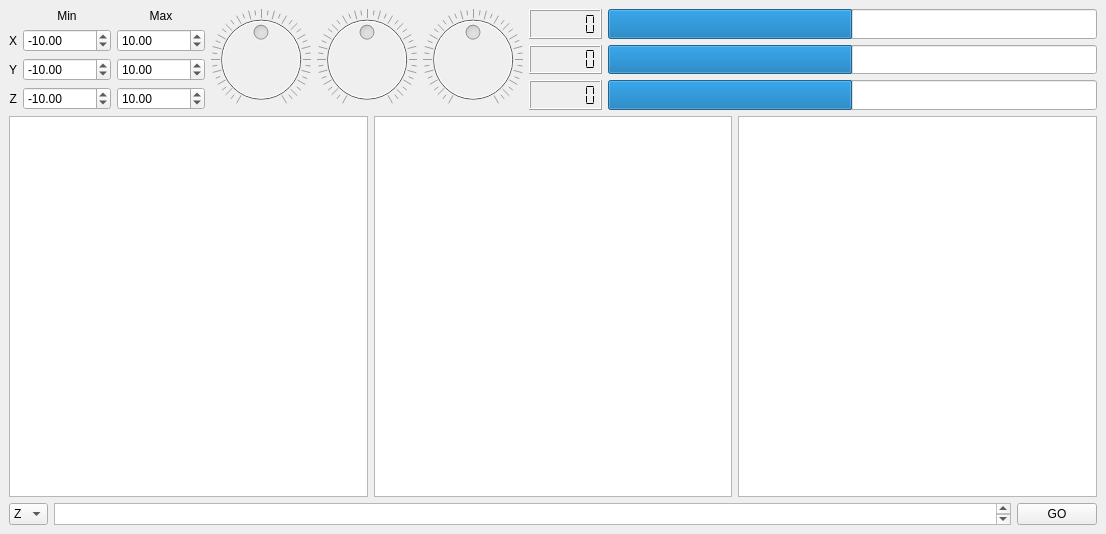
<?xml version="1.0" encoding="UTF-8"?>
<ui version="4.0">
 <class>MainWindow</class>
 <widget class="QMainWindow" name="MainWindow">
  <property name="geometry">
   <rect>
    <x>0</x>
    <y>0</y>
    <width>1106</width>
    <height>534</height>
   </rect>
  </property>
  <property name="windowTitle">
   <string>MainWindow</string>
  </property>
  <widget class="QWidget" name="centralwidget">
   <layout class="QVBoxLayout" name="verticalLayout_3" stretch="0,1,0">
    <item>
     <layout class="QHBoxLayout" name="horizontalLayout_5">
      <property name="sizeConstraint">
       <enum>QLayout::SetMinimumSize</enum>
      </property>
      <item>
       <layout class="QGridLayout" name="gridLayout">
        <property name="sizeConstraint">
         <enum>QLayout::SetMinimumSize</enum>
        </property>
        <item row="0" column="1">
         <widget class="QLabel" name="label_4">
          <property name="sizePolicy">
           <sizepolicy hsizetype="Preferred" vsizetype="Fixed">
            <horstretch>0</horstretch>
            <verstretch>0</verstretch>
           </sizepolicy>
          </property>
          <property name="text">
           <string>Min</string>
          </property>
          <property name="alignment">
           <set>Qt::AlignCenter</set>
          </property>
         </widget>
        </item>
        <item row="0" column="2">
         <widget class="QLabel" name="label_5">
          <property name="sizePolicy">
           <sizepolicy hsizetype="Preferred" vsizetype="Fixed">
            <horstretch>0</horstretch>
            <verstretch>0</verstretch>
           </sizepolicy>
          </property>
          <property name="text">
           <string>Max</string>
          </property>
          <property name="alignment">
           <set>Qt::AlignCenter</set>
          </property>
         </widget>
        </item>
        <item row="3" column="1">
         <widget class="QDoubleSpinBox" name="zmin">
          <property name="minimum">
           <double>-100000.000000000000000</double>
          </property>
          <property name="maximum">
           <double>1000000.000000000000000</double>
          </property>
          <property name="value">
           <double>-10.000000000000000</double>
          </property>
         </widget>
        </item>
        <item row="1" column="2">
         <widget class="QDoubleSpinBox" name="xmax">
          <property name="minimum">
           <double>-100000.000000000000000</double>
          </property>
          <property name="maximum">
           <double>1000000.000000000000000</double>
          </property>
          <property name="value">
           <double>10.000000000000000</double>
          </property>
         </widget>
        </item>
        <item row="3" column="2">
         <widget class="QDoubleSpinBox" name="zmax">
          <property name="minimum">
           <double>-100000.000000000000000</double>
          </property>
          <property name="maximum">
           <double>1000000.000000000000000</double>
          </property>
          <property name="value">
           <double>10.000000000000000</double>
          </property>
         </widget>
        </item>
        <item row="2" column="2">
         <widget class="QDoubleSpinBox" name="ymax">
          <property name="minimum">
           <double>-100000.000000000000000</double>
          </property>
          <property name="maximum">
           <double>1000000.000000000000000</double>
          </property>
          <property name="value">
           <double>10.000000000000000</double>
          </property>
         </widget>
        </item>
        <item row="1" column="1">
         <widget class="QDoubleSpinBox" name="xmin">
          <property name="minimum">
           <double>-100000.000000000000000</double>
          </property>
          <property name="maximum">
           <double>1000000.000000000000000</double>
          </property>
          <property name="value">
           <double>-10.000000000000000</double>
          </property>
         </widget>
        </item>
        <item row="2" column="1">
         <widget class="QDoubleSpinBox" name="ymin">
          <property name="minimum">
           <double>-100000.000000000000000</double>
          </property>
          <property name="maximum">
           <double>1000000.000000000000000</double>
          </property>
          <property name="value">
           <double>-10.000000000000000</double>
          </property>
         </widget>
        </item>
        <item row="3" column="0">
         <widget class="QLabel" name="label_3">
          <property name="text">
           <string>Z</string>
          </property>
          <property name="alignment">
           <set>Qt::AlignRight|Qt::AlignTrailing|Qt::AlignVCenter</set>
          </property>
         </widget>
        </item>
        <item row="2" column="0">
         <widget class="QLabel" name="label_2">
          <property name="text">
           <string>Y</string>
          </property>
          <property name="alignment">
           <set>Qt::AlignRight|Qt::AlignTrailing|Qt::AlignVCenter</set>
          </property>
         </widget>
        </item>
        <item row="1" column="0">
         <widget class="QLabel" name="label">
          <property name="text">
           <string>X</string>
          </property>
          <property name="alignment">
           <set>Qt::AlignRight|Qt::AlignTrailing|Qt::AlignVCenter</set>
          </property>
         </widget>
        </item>
       </layout>
      </item>
      <item>
       <layout class="QHBoxLayout" name="horizontalLayout_3">
        <property name="sizeConstraint">
         <enum>QLayout::SetMinimumSize</enum>
        </property>
        <item>
         <widget class="QDial" name="xdial">
          <property name="enabled">
           <bool>false</bool>
          </property>
          <property name="minimum">
           <number>0</number>
          </property>
          <property name="maximum">
           <number>10000</number>
          </property>
          <property name="value">
           <number>5000</number>
          </property>
          <property name="invertedAppearance">
           <bool>false</bool>
          </property>
          <property name="invertedControls">
           <bool>false</bool>
          </property>
          <property name="wrapping">
           <bool>false</bool>
          </property>
          <property name="notchTarget">
           <double>25.000000000000000</double>
          </property>
          <property name="notchesVisible">
           <bool>true</bool>
          </property>
         </widget>
        </item>
        <item>
         <widget class="QDial" name="ydial">
          <property name="enabled">
           <bool>false</bool>
          </property>
          <property name="minimum">
           <number>0</number>
          </property>
          <property name="maximum">
           <number>10000</number>
          </property>
          <property name="value">
           <number>5000</number>
          </property>
          <property name="wrapping">
           <bool>false</bool>
          </property>
          <property name="notchTarget">
           <double>25.000000000000000</double>
          </property>
          <property name="notchesVisible">
           <bool>true</bool>
          </property>
         </widget>
        </item>
        <item>
         <widget class="QDial" name="zdial">
          <property name="enabled">
           <bool>false</bool>
          </property>
          <property name="minimum">
           <number>0</number>
          </property>
          <property name="maximum">
           <number>10000</number>
          </property>
          <property name="value">
           <number>5000</number>
          </property>
          <property name="wrapping">
           <bool>false</bool>
          </property>
          <property name="notchTarget">
           <double>25.000000000000000</double>
          </property>
          <property name="notchesVisible">
           <bool>true</bool>
          </property>
         </widget>
        </item>
       </layout>
      </item>
      <item>
       <layout class="QHBoxLayout" name="horizontalLayout_2" stretch="0,1">
        <property name="sizeConstraint">
         <enum>QLayout::SetMinimumSize</enum>
        </property>
        <item>
         <layout class="QVBoxLayout" name="verticalLayout_2">
          <item>
           <widget class="QLCDNumber" name="xled">
            <property name="smallDecimalPoint">
             <bool>false</bool>
            </property>
            <property name="numDigits">
             <number>6</number>
            </property>
            <property name="segmentStyle">
             <enum>QLCDNumber::Flat</enum>
            </property>
           </widget>
          </item>
          <item>
           <widget class="QLCDNumber" name="yled">
            <property name="smallDecimalPoint">
             <bool>false</bool>
            </property>
            <property name="numDigits">
             <number>6</number>
            </property>
            <property name="segmentStyle">
             <enum>QLCDNumber::Flat</enum>
            </property>
           </widget>
          </item>
          <item>
           <widget class="QLCDNumber" name="zled">
            <property name="smallDecimalPoint">
             <bool>false</bool>
            </property>
            <property name="numDigits">
             <number>6</number>
            </property>
            <property name="segmentStyle">
             <enum>QLCDNumber::Flat</enum>
            </property>
           </widget>
          </item>
         </layout>
        </item>
        <item>
         <layout class="QVBoxLayout" name="verticalLayout">
          <property name="sizeConstraint">
           <enum>QLayout::SetMinimumSize</enum>
          </property>
          <item>
           <widget class="QProgressBar" name="xmon">
            <property name="sizePolicy">
             <sizepolicy hsizetype="Expanding" vsizetype="MinimumExpanding">
              <horstretch>0</horstretch>
              <verstretch>0</verstretch>
             </sizepolicy>
            </property>
            <property name="minimum">
             <number>0</number>
            </property>
            <property name="maximum">
             <number>10000</number>
            </property>
            <property name="value">
             <number>5000</number>
            </property>
            <property name="textVisible">
             <bool>false</bool>
            </property>
            <property name="invertedAppearance">
             <bool>false</bool>
            </property>
            <property name="textDirection">
             <enum>QProgressBar::TopToBottom</enum>
            </property>
            <property name="format">
             <string>%v</string>
            </property>
           </widget>
          </item>
          <item>
           <widget class="QProgressBar" name="ymon">
            <property name="sizePolicy">
             <sizepolicy hsizetype="Expanding" vsizetype="MinimumExpanding">
              <horstretch>2</horstretch>
              <verstretch>0</verstretch>
             </sizepolicy>
            </property>
            <property name="minimum">
             <number>0</number>
            </property>
            <property name="maximum">
             <number>10000</number>
            </property>
            <property name="value">
             <number>5000</number>
            </property>
            <property name="textVisible">
             <bool>false</bool>
            </property>
            <property name="format">
             <string>%v</string>
            </property>
           </widget>
          </item>
          <item>
           <widget class="QProgressBar" name="zmon">
            <property name="sizePolicy">
             <sizepolicy hsizetype="Expanding" vsizetype="MinimumExpanding">
              <horstretch>2</horstretch>
              <verstretch>0</verstretch>
             </sizepolicy>
            </property>
            <property name="minimum">
             <number>0</number>
            </property>
            <property name="maximum">
             <number>10000</number>
            </property>
            <property name="value">
             <number>5000</number>
            </property>
            <property name="textVisible">
             <bool>false</bool>
            </property>
            <property name="format">
             <string>%v</string>
            </property>
           </widget>
          </item>
         </layout>
        </item>
       </layout>
      </item>
     </layout>
    </item>
    <item>
     <layout class="QHBoxLayout" name="horizontalLayout_4">
      <item>
       <widget class="PlotWidget" name="xgrafo">
        <property name="sizePolicy">
         <sizepolicy hsizetype="Expanding" vsizetype="Expanding">
          <horstretch>0</horstretch>
          <verstretch>0</verstretch>
         </sizepolicy>
        </property>
       </widget>
      </item>
      <item>
       <widget class="PlotWidget" name="ygrafo"/>
      </item>
      <item>
       <widget class="PlotWidget" name="zgrafo"/>
      </item>
     </layout>
    </item>
    <item>
     <layout class="QHBoxLayout" name="horizontalLayout">
      <property name="sizeConstraint">
       <enum>QLayout::SetDefaultConstraint</enum>
      </property>
      <item>
       <widget class="QComboBox" name="cmd">
        <property name="sizePolicy">
         <sizepolicy hsizetype="Preferred" vsizetype="Minimum">
          <horstretch>0</horstretch>
          <verstretch>0</verstretch>
         </sizepolicy>
        </property>
        <item>
         <property name="text">
          <string>Z</string>
         </property>
        </item>
        <item>
         <property name="text">
          <string>Y</string>
         </property>
        </item>
        <item>
         <property name="text">
          <string>D</string>
         </property>
        </item>
        <item>
         <property name="text">
          <string>P</string>
         </property>
        </item>
        <item>
         <property name="text">
          <string>K</string>
         </property>
        </item>
        <item>
         <property name="text">
          <string>s</string>
         </property>
        </item>
        <item>
         <property name="text">
          <string>g</string>
         </property>
        </item>
        <item>
         <property name="text">
          <string>8</string>
         </property>
        </item>
        <item>
         <property name="text">
          <string>R</string>
         </property>
        </item>
       </widget>
      </item>
      <item>
       <widget class="QPlainTextEdit" name="cpar">
        <property name="sizePolicy">
         <sizepolicy hsizetype="Expanding" vsizetype="Minimum">
          <horstretch>0</horstretch>
          <verstretch>0</verstretch>
         </sizepolicy>
        </property>
        <property name="minimumSize">
         <size>
          <width>0</width>
          <height>20</height>
         </size>
        </property>
       </widget>
      </item>
      <item>
       <widget class="QPushButton" name="butDo">
        <property name="sizePolicy">
         <sizepolicy hsizetype="Minimum" vsizetype="Fixed">
          <horstretch>0</horstretch>
          <verstretch>0</verstretch>
         </sizepolicy>
        </property>
        <property name="text">
         <string>GO</string>
        </property>
       </widget>
      </item>
     </layout>
    </item>
   </layout>
  </widget>
 </widget>
 <customwidgets>
  <customwidget>
   <class>PlotWidget</class>
   <extends>QGraphicsView</extends>
   <header>pyqtgraph</header>
  </customwidget>
 </customwidgets>
 <resources/>
 <connections/>
</ui>
